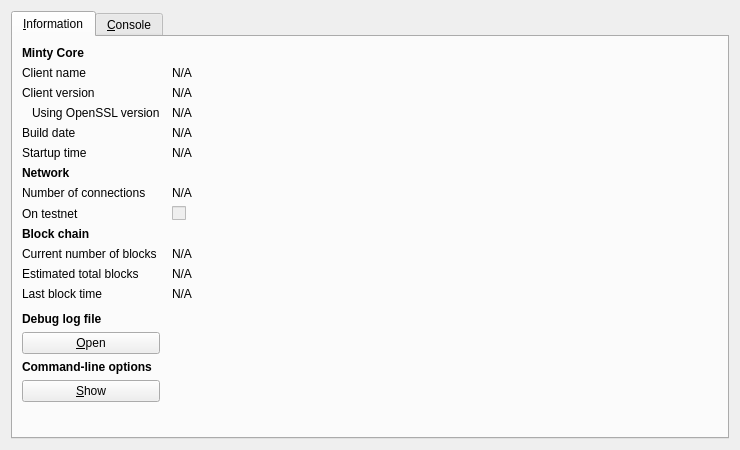
<?xml version="1.0" encoding="UTF-8"?>
<ui version="4.0">
 <class>RPCConsole</class>
 <widget class="QDialog" name="RPCConsole">
  <property name="geometry">
   <rect>
    <x>0</x>
    <y>0</y>
    <width>740</width>
    <height>450</height>
   </rect>
  </property>
  <property name="windowTitle">
   <string>Minty - Debug window</string>
  </property>
  <layout class="QVBoxLayout" name="verticalLayout_2">
   <item>
    <widget class="QTabWidget" name="tabWidget">
     <property name="currentIndex">
      <number>0</number>
     </property>
     <widget class="QWidget" name="tab_info">
      <attribute name="title">
       <string>&amp;Information</string>
      </attribute>
      <layout class="QGridLayout" name="gridLayout" columnstretch="0,1">
       <property name="horizontalSpacing">
        <number>12</number>
       </property>
       <item row="0" column="0">
        <widget class="QLabel" name="label_9">
         <property name="font">
          <font>
           <weight>75</weight>
           <bold>true</bold>
          </font>
         </property>
         <property name="text">
          <string>Minty Core</string>
         </property>
        </widget>
       </item>
       <item row="1" column="0">
        <widget class="QLabel" name="label_5">
         <property name="text">
          <string>Client name</string>
         </property>
        </widget>
       </item>
       <item row="1" column="1">
        <widget class="QLabel" name="clientName">
         <property name="cursor">
          <cursorShape>IBeamCursor</cursorShape>
         </property>
         <property name="text">
          <string>N/A</string>
         </property>
         <property name="textFormat">
          <enum>Qt::PlainText</enum>
         </property>
         <property name="textInteractionFlags">
          <set>Qt::LinksAccessibleByMouse|Qt::TextSelectableByKeyboard|Qt::TextSelectableByMouse</set>
         </property>
        </widget>
       </item>
       <item row="2" column="0">
        <widget class="QLabel" name="label_6">
         <property name="text">
          <string>Client version</string>
         </property>
        </widget>
       </item>
       <item row="2" column="1">
        <widget class="QLabel" name="clientVersion">
         <property name="cursor">
          <cursorShape>IBeamCursor</cursorShape>
         </property>
         <property name="text">
          <string>N/A</string>
         </property>
         <property name="textFormat">
          <enum>Qt::PlainText</enum>
         </property>
         <property name="textInteractionFlags">
          <set>Qt::LinksAccessibleByMouse|Qt::TextSelectableByKeyboard|Qt::TextSelectableByMouse</set>
         </property>
        </widget>
       </item>
       <item row="3" column="0">
        <widget class="QLabel" name="label_14">
         <property name="text">
          <string>Using OpenSSL version</string>
         </property>
         <property name="indent">
          <number>10</number>
         </property>
        </widget>
       </item>
       <item row="3" column="1">
        <widget class="QLabel" name="openSSLVersion">
         <property name="cursor">
          <cursorShape>IBeamCursor</cursorShape>
         </property>
         <property name="text">
          <string>N/A</string>
         </property>
         <property name="textFormat">
          <enum>Qt::PlainText</enum>
         </property>
         <property name="textInteractionFlags">
          <set>Qt::LinksAccessibleByMouse|Qt::TextSelectableByKeyboard|Qt::TextSelectableByMouse</set>
         </property>
        </widget>
       </item>
       <item row="4" column="0">
        <widget class="QLabel" name="label_12">
         <property name="text">
          <string>Build date</string>
         </property>
        </widget>
       </item>
       <item row="4" column="1">
        <widget class="QLabel" name="buildDate">
         <property name="cursor">
          <cursorShape>IBeamCursor</cursorShape>
         </property>
         <property name="text">
          <string>N/A</string>
         </property>
         <property name="textFormat">
          <enum>Qt::PlainText</enum>
         </property>
         <property name="textInteractionFlags">
          <set>Qt::LinksAccessibleByMouse|Qt::TextSelectableByKeyboard|Qt::TextSelectableByMouse</set>
         </property>
        </widget>
       </item>
       <item row="5" column="0">
        <widget class="QLabel" name="label_13">
         <property name="text">
          <string>Startup time</string>
         </property>
        </widget>
       </item>
       <item row="5" column="1">
        <widget class="QLabel" name="startupTime">
         <property name="cursor">
          <cursorShape>IBeamCursor</cursorShape>
         </property>
         <property name="text">
          <string>N/A</string>
         </property>
         <property name="textFormat">
          <enum>Qt::PlainText</enum>
         </property>
         <property name="textInteractionFlags">
          <set>Qt::LinksAccessibleByMouse|Qt::TextSelectableByKeyboard|Qt::TextSelectableByMouse</set>
         </property>
        </widget>
       </item>
       <item row="6" column="0">
        <widget class="QLabel" name="label_11">
         <property name="font">
          <font>
           <weight>75</weight>
           <bold>true</bold>
          </font>
         </property>
         <property name="text">
          <string>Network</string>
         </property>
        </widget>
       </item>
       <item row="7" column="0">
        <widget class="QLabel" name="label_7">
         <property name="text">
          <string>Number of connections</string>
         </property>
        </widget>
       </item>
       <item row="7" column="1">
        <widget class="QLabel" name="numberOfConnections">
         <property name="cursor">
          <cursorShape>IBeamCursor</cursorShape>
         </property>
         <property name="text">
          <string>N/A</string>
         </property>
         <property name="textFormat">
          <enum>Qt::PlainText</enum>
         </property>
         <property name="textInteractionFlags">
          <set>Qt::LinksAccessibleByMouse|Qt::TextSelectableByKeyboard|Qt::TextSelectableByMouse</set>
         </property>
        </widget>
       </item>
       <item row="8" column="0">
        <widget class="QLabel" name="label_8">
         <property name="text">
          <string>On testnet</string>
         </property>
        </widget>
       </item>
       <item row="8" column="1">
        <widget class="QCheckBox" name="isTestNet">
         <property name="enabled">
          <bool>false</bool>
         </property>
         <property name="text">
          <string/>
         </property>
        </widget>
       </item>
       <item row="9" column="0">
        <widget class="QLabel" name="label_10">
         <property name="font">
          <font>
           <weight>75</weight>
           <bold>true</bold>
          </font>
         </property>
         <property name="text">
          <string>Block chain</string>
         </property>
        </widget>
       </item>
       <item row="10" column="0">
        <widget class="QLabel" name="label_3">
         <property name="text">
          <string>Current number of blocks</string>
         </property>
        </widget>
       </item>
       <item row="10" column="1">
        <widget class="QLabel" name="numberOfBlocks">
         <property name="cursor">
          <cursorShape>IBeamCursor</cursorShape>
         </property>
         <property name="text">
          <string>N/A</string>
         </property>
         <property name="textFormat">
          <enum>Qt::PlainText</enum>
         </property>
         <property name="textInteractionFlags">
          <set>Qt::LinksAccessibleByMouse|Qt::TextSelectableByKeyboard|Qt::TextSelectableByMouse</set>
         </property>
        </widget>
       </item>
       <item row="11" column="0">
        <widget class="QLabel" name="label_4">
         <property name="text">
          <string>Estimated total blocks</string>
         </property>
        </widget>
       </item>
       <item row="11" column="1">
        <widget class="QLabel" name="totalBlocks">
         <property name="cursor">
          <cursorShape>IBeamCursor</cursorShape>
         </property>
         <property name="text">
          <string>N/A</string>
         </property>
         <property name="textFormat">
          <enum>Qt::PlainText</enum>
         </property>
         <property name="textInteractionFlags">
          <set>Qt::LinksAccessibleByMouse|Qt::TextSelectableByKeyboard|Qt::TextSelectableByMouse</set>
         </property>
        </widget>
       </item>
       <item row="12" column="0">
        <widget class="QLabel" name="label_2">
         <property name="text">
          <string>Last block time</string>
         </property>
        </widget>
       </item>
       <item row="12" column="1">
        <widget class="QLabel" name="lastBlockTime">
         <property name="cursor">
          <cursorShape>IBeamCursor</cursorShape>
         </property>
         <property name="text">
          <string>N/A</string>
         </property>
         <property name="textFormat">
          <enum>Qt::PlainText</enum>
         </property>
         <property name="textInteractionFlags">
          <set>Qt::LinksAccessibleByMouse|Qt::TextSelectableByKeyboard|Qt::TextSelectableByMouse</set>
         </property>
        </widget>
       </item>
       <item row="13" column="0">
        <spacer name="verticalSpacer_2">
         <property name="orientation">
          <enum>Qt::Vertical</enum>
         </property>
         <property name="sizeHint" stdset="0">
          <size>
           <width>20</width>
           <height>20</height>
          </size>
         </property>
        </spacer>
       </item>
       <item row="14" column="0">
        <widget class="QLabel" name="labelDebugLogfile">
         <property name="font">
          <font>
           <weight>75</weight>
           <bold>true</bold>
          </font>
         </property>
         <property name="text">
          <string>Debug log file</string>
         </property>
        </widget>
       </item>
       <item row="15" column="0">
        <widget class="QPushButton" name="openDebugLogfileButton">
         <property name="toolTip">
          <string>Open the Minty debug log file from the current data directory. This can take a few seconds for large log files.</string>
         </property>
         <property name="text">
          <string>&amp;Open</string>
         </property>
         <property name="autoDefault">
          <bool>false</bool>
         </property>
        </widget>
       </item>
       <item row="16" column="0">
        <widget class="QLabel" name="labelCLOptions">
         <property name="font">
          <font>
           <weight>75</weight>
           <bold>true</bold>
          </font>
         </property>
         <property name="text">
          <string>Command-line options</string>
         </property>
        </widget>
       </item>
       <item row="17" column="0">
        <widget class="QPushButton" name="showCLOptionsButton">
         <property name="toolTip">
          <string>Show the Minty-Qt help message to get a list with possible Minty command-line options.</string>
         </property>
         <property name="text">
          <string>&amp;Show</string>
         </property>
         <property name="autoDefault">
          <bool>false</bool>
         </property>
        </widget>
       </item>
       <item row="18" column="0">
        <spacer name="verticalSpacer">
         <property name="orientation">
          <enum>Qt::Vertical</enum>
         </property>
         <property name="sizeHint" stdset="0">
          <size>
           <width>20</width>
           <height>40</height>
          </size>
         </property>
        </spacer>
       </item>
      </layout>
     </widget>
     <widget class="QWidget" name="tab_console">
      <attribute name="title">
       <string>&amp;Console</string>
      </attribute>
      <layout class="QVBoxLayout" name="verticalLayout_3">
       <property name="spacing">
        <number>3</number>
       </property>
       <item>
        <widget class="QTextEdit" name="messagesWidget">
         <property name="minimumSize">
          <size>
           <width>0</width>
           <height>100</height>
          </size>
         </property>
         <property name="readOnly">
          <bool>true</bool>
         </property>
         <property name="tabKeyNavigation" stdset="0">
          <bool>false</bool>
         </property>
         <property name="columnCount" stdset="0">
          <number>2</number>
         </property>
        </widget>
       </item>
       <item>
        <layout class="QHBoxLayout" name="horizontalLayout">
         <property name="spacing">
          <number>3</number>
         </property>
         <item>
          <widget class="QLabel" name="label">
           <property name="text">
            <string notr="true">&gt;</string>
           </property>
          </widget>
         </item>
         <item>
          <widget class="QLineEdit" name="lineEdit"/>
         </item>
         <item>
          <widget class="QPushButton" name="clearButton">
           <property name="maximumSize">
            <size>
             <width>24</width>
             <height>24</height>
            </size>
           </property>
           <property name="toolTip">
            <string>Clear console</string>
           </property>
           <property name="text">
            <string/>
           </property>
           <property name="icon">
            <iconset resource="../bitcoin.qrc">
             <normaloff>:/icons/remove</normaloff>:/icons/remove</iconset>
           </property>
           <property name="shortcut">
            <string notr="true">Ctrl+L</string>
           </property>
           <property name="autoDefault">
            <bool>false</bool>
           </property>
          </widget>
         </item>
        </layout>
       </item>
      </layout>
     </widget>
    </widget>
   </item>
  </layout>
 </widget>
 <resources>
  <include location="../bitcoin.qrc"/>
 </resources>
 <connections/>
</ui>
